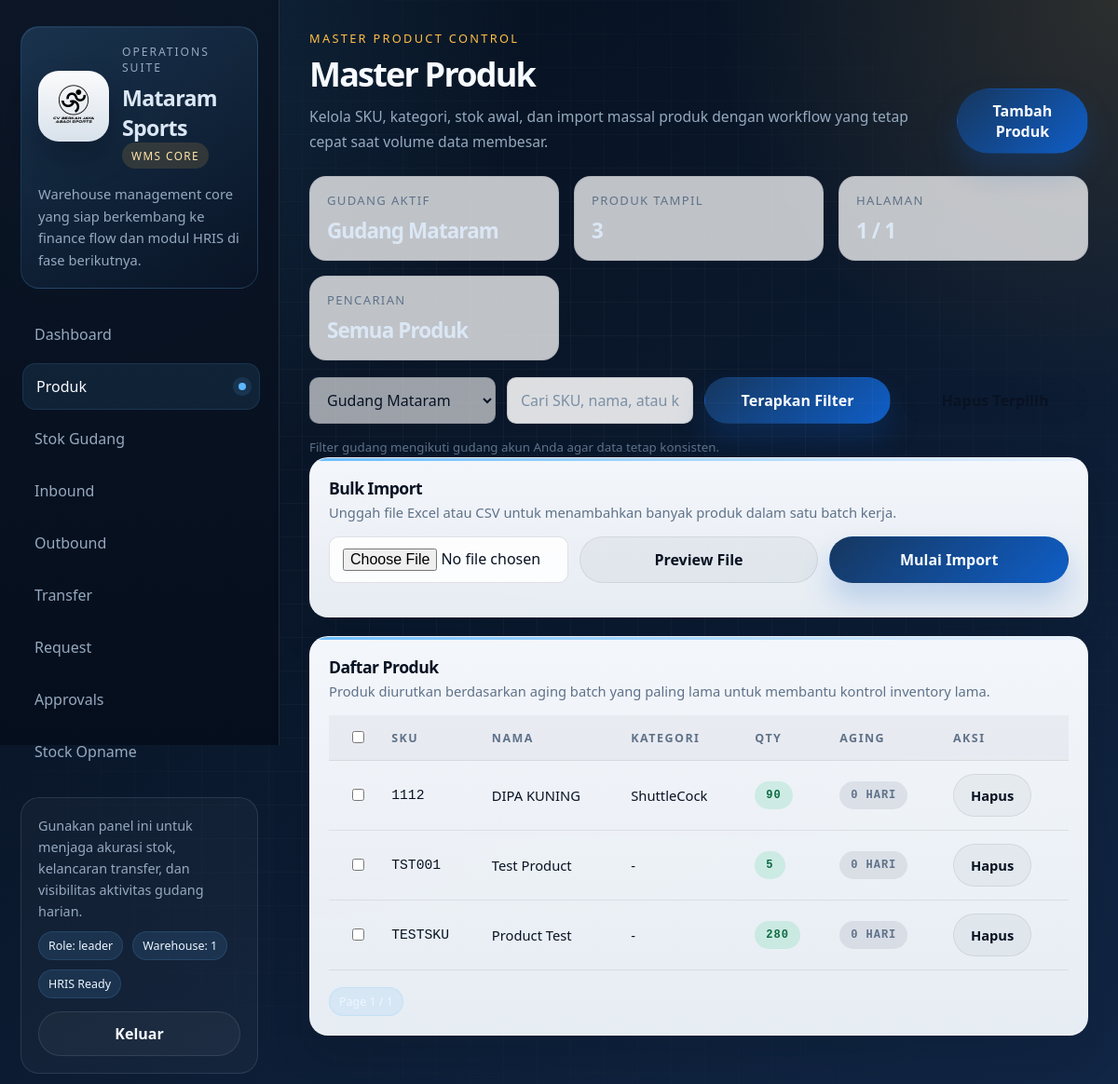
The app's page /products/ (signed in) with its own data.
### tables this page shows
CREATE TABLE users(
                id INTEGER PRIMARY KEY AUTOINCREMENT,
                username TEXT UNIQUE,
                password TEXT,
                role TEXT,
                email TEXT,
                phone TEXT
            , notify_email INTEGER DEFAULT 1, notify_whatsapp INTEGER DEFAULT 0, warehouse_id INTEGER);

CREATE TABLE warehouses(
    id INTEGER PRIMARY KEY AUTOINCREMENT,
    name TEXT UNIQUE
);

CREATE TABLE products(
    id INTEGER PRIMARY KEY AUTOINCREMENT,
    sku TEXT UNIQUE,
    name TEXT,
    category_id INTEGER,
    FOREIGN KEY(category_id) REFERENCES categories(id)
);

### routes/products.py (the view)
@products_bp.route("/")
def products():
    db = get_db()
    warehouse_id = _resolve_products_warehouse(db)
    try:
        page = int(request.args.get("page", 1))
    except:
        page = 1
    search = request.args.get("search", "").strip()
    LIMIT = 50
    OFFSET = (page - 1) * LIMIT
    search_param = f"%{search}%"
    data_raw = db.execute("""
        SELECT
            p.id,
            p.sku,
            p.name,
            c.name as category,

            COALESCE((
                SELECT SUM(qty)
                FROM stock
                WHERE product_id = p.id AND warehouse_id = ?
            ),0) as qty,

            MIN(b.created_at) as first_in,

            COALESCE(
                CAST((JULIANDAY('now') - JULIANDAY(MIN(b.created_at))) AS INTEGER),
                0
            ) as age_days

        FROM products p
        LEFT JOIN categories c ON p.category_id = c.id
        LEFT JOIN stock_batches b
            ON p.id = b.product_id
            AND b.warehouse_id = ?
            AND b.remaining_qty > 0

        WHERE
            (? = '' OR
             p.name LIKE ? OR
             p.sku LIKE ? OR
             c.name LIKE ?)

        GROUP BY p.id
        ORDER BY age_days DESC
        LIMIT ? OFFSET ?
    """, (
        warehouse_id,
        warehouse_id,
        search,
        search_param,
        search_param,
        search_param,
        LIMIT,
        OFFSET
    )).fetchall()
    total = db.execute("""
        SELECT COUNT(*) as total
        FROM products p
        LEFT JOIN categories c ON p.category_id = c.id
        WHERE
            (? = '' OR
             p.name LIKE ? OR
             p.sku LIKE ? OR
             c.name LIKE ?)
    """, (
        search,
        search_param,
        search_param,
        search_param
    )).fetchone()["total"]
    total_pages = max(1, (total + LIMIT - 1) // LIMIT)
    data = [dict(r) for r in data_raw]
    warehouses = db.execute("SELECT * FROM warehouses ORDER BY name").fetchall()
    return render_template(
        "produk.html",
        data=data,
        warehouses=warehouses,
        warehouse_id=warehouse_id,
        page=page,
        total_pages=total_pages
    )

### database.py (called while the page is built)
def get_db():
    db = g.get("db")
    if db is None:
        db_path = current_app.config["DATABASE"]
        db_dir = os.path.dirname(db_path)
        if db_dir and not os.path.exists(db_dir):
            os.makedirs(db_dir, exist_ok=True)
        db = sqlite3.connect(
            db_path,
            timeout=30,
            check_same_thread=False,
            isolation_level=None  # 🔥 AUTO COMMIT MODE
        )
        db.row_factory = sqlite3.Row
        try:
            db.execute("PRAGMA foreign_keys = ON")
            db.execute("PRAGMA journal_mode = WAL")
            db.execute("PRAGMA synchronous = NORMAL")
            db.execute("PRAGMA temp_store = MEMORY")
            db.execute("PRAGMA busy_timeout = 30000")  # 🔥 WAIT LOCK
        except:
            pass
        g.db = db
    return db

### routes/products.py (called while the page is built)
def _resolve_products_warehouse(db):
    role = session.get("role")
    if role in ["leader", "admin"]:
        warehouse_id = session.get("warehouse_id") or 1
    else:
        try:
            warehouse_id = int(request.args.get("warehouse") or session.get("warehouse_id") or 1)
        except (TypeError, ValueError):
            warehouse_id = 1
    warehouse = db.execute(
        "SELECT id FROM warehouses WHERE id=?",
        (warehouse_id,),
    ).fetchone()
    if warehouse:
        return warehouse["id"]
    fallback = db.execute("SELECT id FROM warehouses ORDER BY id LIMIT 1").fetchone()
    return fallback["id"] if fallback else 1

### templates/produk.html (shortened to what this page needs)
{% extends "base.html" %}
{% block eyebrow %}Master Product Control{% endblock %}
{% block page_title %}Master Produk{% endblock %}
{% block page_subtitle %}Kelola SKU, kategori, stok awal, dan import massal produk dengan workflow yang tetap cepat saat volume data membesar.{% endblock %}
{% block page_actions %}
<button type="button" onclick="toggleForm()">Tambah Produk</button>
{% endblock %}
{% block content %}
<div class="meta-grid">
    <div class="meta-card">
        <span>Gudang Aktif</span>
        <strong>{% for w in warehouses %}{% if warehouse_id == w.id %}{{ w.name }}{% endif %}{% endfor %}</strong>
    </div>
    <div class="meta-card">
        <span>Produk Tampil</span>
        <strong>{{ data|length }}</strong>
    </div>
    <div class="meta-card">
        <span>Halaman</span>
        <strong>{{ page }} / {{ total_pages }}</strong>
    </div>
    <div class="meta-card">
        <span>Pencarian</span>
        <strong>{{ request.args.get('search', 'Semua Produk') }}</strong>
    </div>
</div>
<form method="GET" class="top-bar">
    <select name="warehouse" {% if session.get("role") in ["leader", "admin"] %}disabled{% endif %}>
        {% for w in warehouses %}
        <option value="{{ w.id }}" {% if warehouse_id == w.id %}selected{% endif %}>{{ w.name }}</option>
        {% endfor %}
    </select>
    <input type="text" name="search" value="{{ request.args.get('search', '') }}" placeholder="Cari SKU, nama, atau kategori">
    <button type="submit">Terapkan Filter</button>
    <button type="button" class="ghost-button" onclick="bulkDelete()">Hapus Terpilih</button>
</form>
{% if session.get("role") in ["leader", "admin"] %}
<small class="helper-text">Filter gudang mengikuti gudang akun Anda agar data tetap konsisten.</small>
{% endif %}
<div class="import-box">
    <div class="section-title">
        <div>
            <h2>Bulk Import</h2>
            <p>Unggah file Excel atau CSV untuk menambahkan banyak produk dalam satu batch kerja.</p>
        </div>
    </div>
    <div class="top-bar">
        <input type="file" id="fileInput" accept=".xlsx,.xls,.csv">
        <button type="button" class="ghost-button" onclick="previewImport()">Preview File</button>
        <button type="button" onclick="submitImport()">Mulai Import</button>
    </div>
</div>
<div class="table-box">
    <div class="section-title">
        <div>
            <h2>Daftar Produk</h2>
            <p>Produk diurutkan berdasarkan aging batch yang paling lama untuk membantu kontrol inventory lama.</p>
        </div>
    </div>
    {% if data %}
    <table>
        <thead>
            <tr>
                <th><input type="checkbox" id="checkAll"></th>
                <th>SKU</th>
                <th>Nama</th>
                <th>Kategori</th>
                <th>Qty</th>
                <th>Aging</th>
                <th>Aksi</th>
            </tr>
        </thead>
        <tbody>
            {% for p in data %}
            <tr>
                <td><input type="checkbox" class="row-check" value="{{ p.id }}"></td>
                <td class="mono">{{ p.sku }}</td>
                <td>{{ p.name }}</td>
                <td>{{ p.category or '-' }}</td>
                <td>
                    {% if p.qty == 0 %}
                    <span class="badge red">{{ p.qty }}</span>
                    {% else %}
                    <span class="badge green">{{ p.qty }}</span>
                    {% endif %}
                </td>
                <td>
                    {% set age = p.age_days or 0 %}
                    {% if age > 180 %}
                    <span class="badge red">{{ age }} hari</span>
                    {% elif age > 90 %}
                    <span class="badge orange">{{ age }} hari</span>
                    {% else %}
                    <span class="badge">{{ age }} hari</span>
                    {% endif %}
                </td>
                <td>
                    <form method="POST" action="/products/delete/{{ p.id }}" onsubmit="return confirm('Hapus produk ini?')">
                        <button type="submit" class="ghost-button">Hapus</button>
                    </form>
                </td>
            </tr>
            {% endfor %}
        </tbody>
    </table>
    <div class="pagination">
        <span class="status-pill">Page {{ page }} / {{ total_pages }}</span>
    </div>
    {% else %}
    <div class="empty-state">Belum ada produk yang cocok dengan filter saat ini.</div>
    {% endif %}
</div>
{% endblock %}

### templates/base.html (shortened to what this page needs)
<!DOCTYPE html>
<html lang="id">
<head>
<link rel="stylesheet" href="/static/css/dashboard.css">
</head>
<body>
<div class="layout">
<aside class="sidebar" id="menu">
    <div class="brand-block">
        <div class="brand-lockup">
            <div class="brand-mark">
                <img src="/static/brand/mataram-logo.png" alt="Mataram Sports logo">
            </div>
            <div class="brand-meta">
                <p class="brand-kicker">Operations Suite</p>
                <h2 class="brand-title">Mataram Sports</h2>
                <span class="suite-chip">WMS Core</span>
            </div>
        </div>
        <p class="brand-copy">Warehouse management core yang siap berkembang ke finance flow dan modul HRIS di fase berikutnya.</p>
    </div>
    <nav>
        <a href="/" class="{% if request.path == '/' %}active{% endif %}">Dashboard</a>
        <a href="/products" class="{% if request.path.startswith('/products') %}active{% endif %}">Produk</a>
        <a href="/stock" class="{% if request.path.startswith('/stock') %}active{% endif %}">Stok Gudang</a>
        <a href="/inbound" class="{% if request.path.startswith('/inbound') %}active{% endif %}">Inbound</a>
        <a href="/outbound" class="{% if request.path.startswith('/outbound') %}active{% endif %}">Outbound</a>
        <a href="/transfers" class="{% if request.path.startswith('/transfers') %}active{% endif %}">Transfer</a>
        <a href="/request" class="{% if request.path.startswith('/request') %}active{% endif %}">Request</a>
        {% if session.get("role") in ["leader", "owner", "super_admin"] %}
        <a href="/approvals" class="{% if request.path.startswith('/approvals') %}active{% endif %}">Approvals</a>
        {% endif %}
        <a href="/so" class="{% if request.path.startswith('/so') %}active{% endif %}">Stock Opname</a>
    </nav>
    <div class="sidebar-footer">
        <p>Gunakan panel ini untuk menjaga akurasi stok, kelancaran transfer, dan visibilitas aktivitas gudang harian.</p>
        <div class="status-row">
            <span class="status-pill">Role: {{ session.get("role", "guest") }}</span>
            <span class="status-pill">Warehouse: {{ session.get("warehouse_id", "-") }}</span>
            <span class="status-pill">HRIS Ready</span>
        </div>
        <form method="GET" action="/logout" style="margin-top:14px;">
            <button type="submit" class="ghost-button" style="width:100%;">Keluar</button>
        </form>
    </div>
</aside>
<main class="main">
    <section class="page-hero">
        <div class="page-hero-text">
            <p class="page-eyebrow">{% block eyebrow %}Operational Workspace{% endblock %}</p>
            <h1>{% block page_title %}Mataram Sports WMS{% endblock %}</h1>
            <p class="page-subtitle">{% block page_subtitle %}Satu workspace terpadu untuk memonitor stok, transaksi barang, dan kualitas operasional gudang.{% endblock %}</p>
        </div>
        <div class="page-actions">
            {% block page_actions %}{% endblock %}
        </div>
    </section>
    {% block content %}{% endblock %}
</main>
</div>
</body>
</html>

### records on screen
users: get "leader"
warehouses: name "Gudang Mataram"
products: sku "1112", name "DIPA KUNING", category "ShuttleCock", qty "90", age "0"
products: sku "TST001", name "Test Product", category "-", qty "5", age "0"
products: sku "TESTSKU", name "Product Test", category "-", qty "280", age "0"

### other values on screen
{{ session.get("warehouse_id", "-") }} "1"
{{ data|length }} "3"
{{ page }} "1"
{{ total_pages }} "1"
{{ request.args.get('search', 'Semua Produk') }} "Semua Produk"
form field warehouse "Gudang Mataram"
